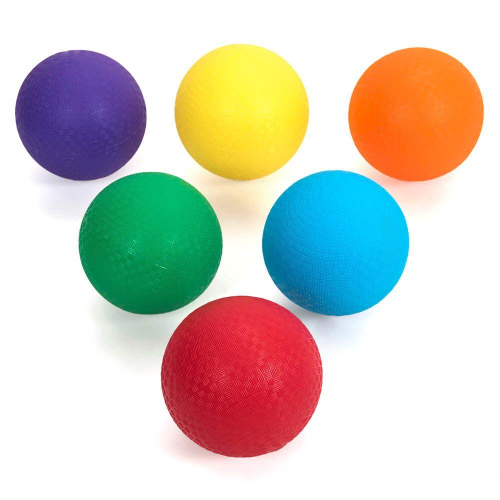
#> input picture balls.jpg, 1000 x 1000 px (shown at 1/2 size)
$ python drawing.py
#> lines starting #> are read from the running program, lines starting #| are printed output that depends on the picture
import cv2 as cv

def on_change(value):
    pass

#Anname pildi aknale nime
windowName = 'Sellel aknal on NIMI!'

#Eelnimetame akna
cv.namedWindow(windowName)
#Lisame juhtribad createTrackbar(trackbarname,winname,value,count,TrackbarCallback,userdata = 0)
cv.createTrackbar('Treshold 1',windowName,0,300,on_change)
cv.createTrackbar('Treshold 2',windowName,255,300,on_change)

#Tsükkel
while(True):

    #Loeme pildi sisse mustvalgena
    img = cv.imread('./balls.jpg',cv.IMREAD_GRAYSCALE)
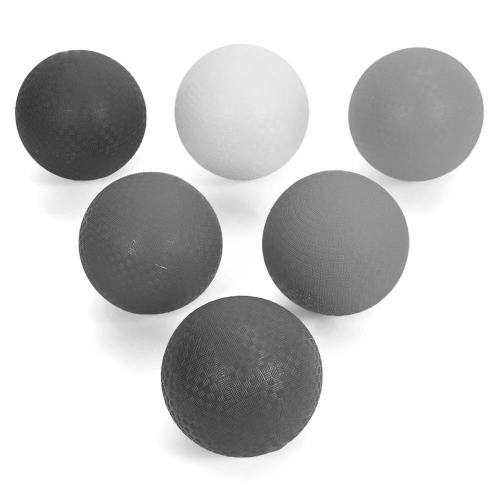
#> img: shape (1000, 1000) (shown at 1/2 size); min 31, max 255, mean 202.7
    #Muudame suurust
    height,width = img.shape[:2]
#> height = 1000; width = 1000
    scalingFactor = 0.5
    newHeight = int(height*scalingFactor)
#> newHeight = 500
    newWidth = int(width*scalingFactor)
#> newWidth = 500
    sizedimg = cv.resize(img,(newWidth,newHeight),interpolation = cv.INTER_AREA)
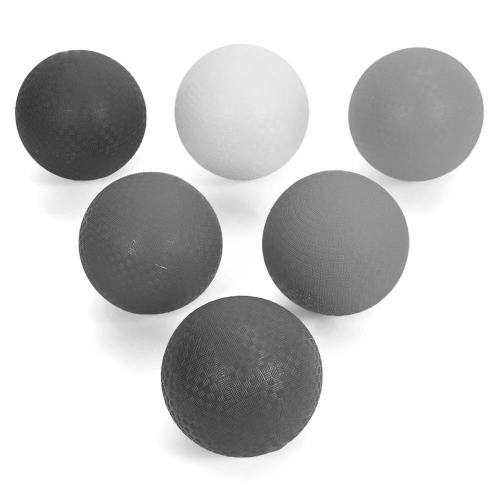
#> sizedimg: shape (500, 500); min 45, max 255, mean 202.8

    #Võtame hetke väärtused juhtriba pealt
    curTresholdValue1 = cv.getTrackbarPos('Treshold 1',windowName)
    curTresholdValue2 = cv.getTrackbarPos('Treshold 2',windowName)

    #Alustab puhtalt pildilt
    resultimg = sizedimg

    #Joone joonistamine
    # cv.line(image, start_point, end_point, color, thickness)
    cv.line(resultimg,(20,20),(100,0),(50,0,0),10)

    #Ristkülik
    #cv.rectangle(image, start_point, end_point, color, thickness)
    cv.rectangle(resultimg, (100,60), (250,300), (24,0,0), 5)

    #Ring
    #cv.circle(image, start_point, radius, color, thickness)
    cv.circle(resultimg, (100,60), 40, (120,0,0), 3)

    #cv.ellipse(image, centerCoordinates, axesLength, angle, startAngle, endAngle, color , thickness)
    cv.ellipse(resultimg, (200,300), (75,20), 20, 50, 300, (175,0,0), 7)

    #cv.drawMarker(img, (x, y), color, markerType, markerSize, thickness)
    cv.drawMarker(resultimg, (350,350), (67,0,0), cv.MARKER_TRIANGLE_UP, 20, 5)

    #cv.putText(image, text, org, font, fontScale, color, thickness)
    cv.putText(resultimg, "SEE on TeksT", (40,400), cv.FONT_ITALIC, 2, (0,0,0), 3)
    cv.putText(resultimg, str(curTresholdValue2), (100,450), cv.FONT_ITALIC, 2, (0,0,0), 3)
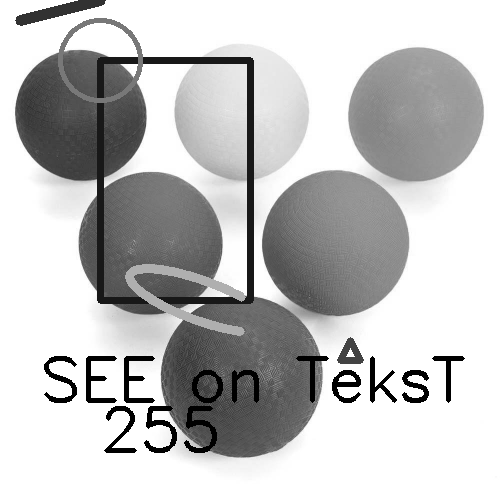
#> resultimg: shape (500, 500); min 0, max 255, mean 193.9

    #Näitame pilti
    cv.imshow(windowName,resultimg)

    #Tuvastame nupuvajutuse ja lõpetame tsükli
    key = cv.waitKey(1) & 0xFF
#> (key Esc is pressed here)
    if key == 27:
        break


#Ootame programmi lõppu
cv.destroyAllWindows()
